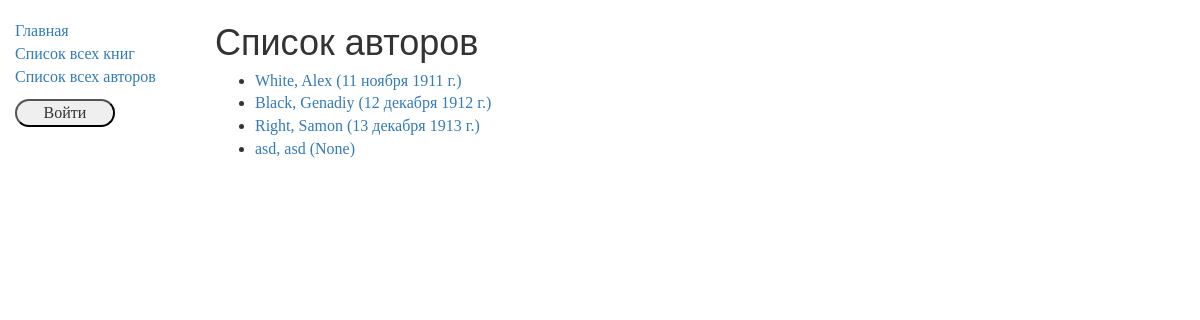
The app's page /catalog/authors/, older data.
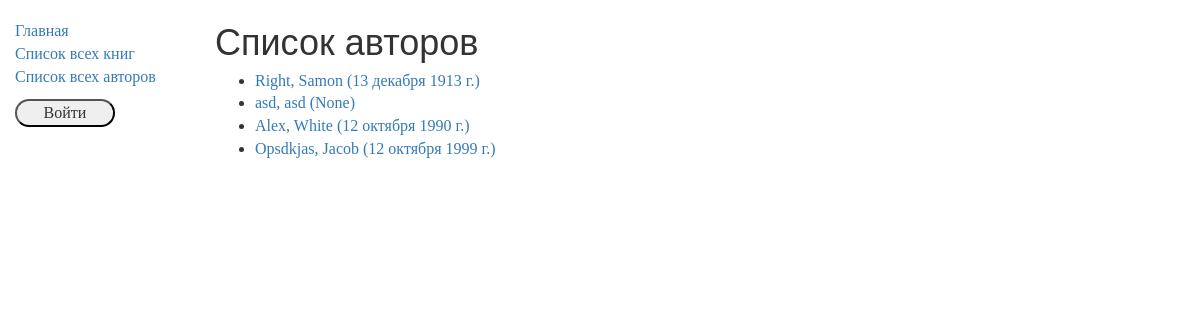
The same page, newer data.
### catalog/models.py (models this page shows)
class Author(models.Model):
    first_name = models.CharField(max_length=100)
    last_name = models.CharField(max_length=100)
    date_of_birth = models.DateField(null=True, blank=True)
    date_of_death = models.DateField('Died', null=True, blank=True)
    def get_absolute_url(self):
        return reverse('author-detail', args=[str(self.id)])
    def __str__(self):
        return '%s, %s' % (self.last_name, self.first_name)

### catalog/views.py (the view)
class AuthorListView(generic.ListView):
    model = Author
    def get_context_data(self, **kwargs):
        context = super(AuthorListView, self).get_context_data(**kwargs)
        return context

### catalog/templates/catalog/author_list.html
{% extends "base_generic.html" %}
{% block content %}
    <h1>Список авторов</h1>
    {% if author_list %}
    <ul>
      {% for author in author_list %}
      <li>
        <a href="{{ author.get_absolute_url }}">{{ author }} ({{ author.date_of_birth }}) </a>
      </li>
      {% endfor %}
    </ul>
    {% else %}
      <p>Авторов нет</p>
    {% endif %}
{% endblock %}

Row changes from the older to the newer data that the page shows:
removed Author: last_name+first_name "White, Alex", date_of_birth "11 ноября 1911 г."
removed Author: last_name+first_name "Black, Genadiy", date_of_birth "12 декабря 1912 г."
added Author: last_name+first_name "Alex, White", date_of_birth "12 октября 1990 г."
added Author: last_name+first_name "Opsdkjas, Jacob", date_of_birth "12 октября 1999 г."
